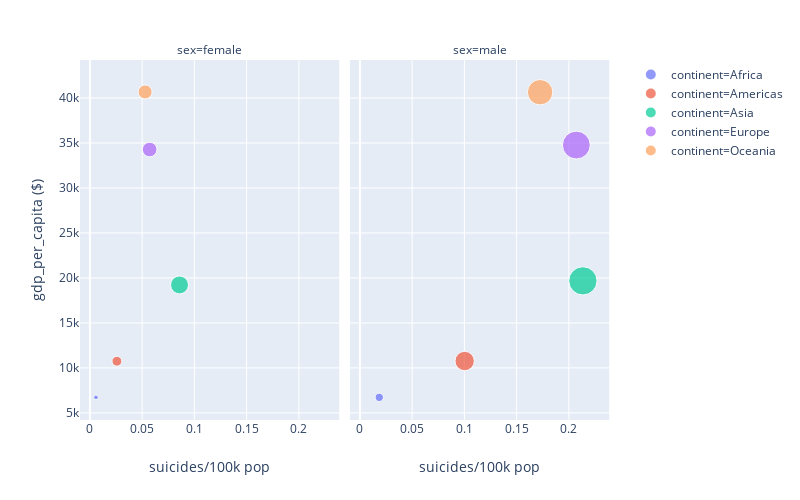

Here is the notebook cell this chart was saved with:
### Code cell
#Segunda Maneira: com facets, facetas diferentes para cada sexo
fig = px.scatter(suicides_gby_Continent_2007,x = 'suicides/100k pop', y = 'gdp_per_capita ($)', 
                 color='continent', width=800, height=500, size ='suicides/100k pop', 
                 facet_col='sex')

fig.show()

### Figure 1 — Plotly figure (JSON) as saved in the notebook; plotly's stock layout.template omitted (floating-point values rounded to 4 significant figures)
{"data": [{"hoverlabel": {"namelength": 0}, "hovertemplate": "continent=Africa<br>sex=female<br>suicides/100k pop=%{marker.size}<br>gdp_per_capita ($)=%{y}", "legendgroup": "continent=Africa", "marker": {"color": "#636efa", "size": [0.005773], "sizemode": "area", "sizeref": 0.0005336, "symbol": "circle"}, "mode": "markers", "name": "continent=Africa", "showlegend": true, "type": "scatter", "x": [0.005773], "xaxis": "x", "y": [6730.0], "yaxis": "y"}, {"hoverlabel": {"namelength": 0}, "hovertemplate": "continent=Africa<br>sex=male<br>suicides/100k pop=%{marker.size}<br>gdp_per_capita ($)=%{y}", "legendgroup": "continent=Africa", "marker": {"color": "#636efa", "size": [0.01852], "sizemode": "area", "sizeref": 0.0005336, "symbol": "circle"}, "mode": "markers", "name": "continent=Africa", "showlegend": false, "type": "scatter", "x": [0.01852], "xaxis": "x2", "y": [6731.0], "yaxis": "y2"}, {"hoverlabel": {"namelength": 0}, "hovertemplate": "continent=Americas<br>sex=female<br>suicides/100k pop=%{marker.size}<br>gdp_per_capita ($)=%{y}", "legendgroup": "continent=Americas", "marker": {"color": "#EF553B", "size": [0.02582], "sizemode": "area", "sizeref": 0.0005336, "symbol": "circle"}, "mode": "markers", "name": "continent=Americas", "showlegend": true, "type": "scatter", "x": [0.02582], "xaxis": "x", "y": [10750.0], "yaxis": "y"}, {"hoverlabel": {"namelength": 0}, "hovertemplate": "continent=Americas<br>sex=male<br>suicides/100k pop=%{marker.size}<br>gdp_per_capita ($)=%{y}", "legendgroup": "continent=Americas", "marker": {"color": "#EF553B", "size": [0.1002], "sizemode": "area", "sizeref": 0.0005336, "symbol": "circle"}, "mode": "markers", "name": "continent=Americas", "showlegend": false, "type": "scatter", "x": [0.1002], "xaxis": "x2", "y": [10770.0], "yaxis": "y2"}, {"hoverlabel": {"namelength": 0}, "hovertemplate": "continent=Asia<br>sex=female<br>suicides/100k pop=%{marker.size}<br>gdp_per_capita ($)=%{y}", "legendgroup": "continent=Asia", "marker": {"color": "#00cc96", "size": [0.08575], "sizemode": "area", "sizeref": 0.0005336, "symbol": "circle"}, "mode": "markers", "name": "continent=Asia", "showlegend": true, "type": "scatter", "x": [0.08575], "xaxis": "x", "y": [19230.0], "yaxis": "y"}, {"hoverlabel": {"namelength": 0}, "hovertemplate": "continent=Asia<br>sex=male<br>suicides/100k pop=%{marker.size}<br>gdp_per_capita ($)=%{y}", "legendgroup": "continent=Asia", "marker": {"color": "#00cc96", "size": [0.2134], "sizemode": "area", "sizeref": 0.0005336, "symbol": "circle"}, "mode": "markers", "name": "continent=Asia", "showlegend": false, "type": "scatter", "x": [0.2134], "xaxis": "x2", "y": [19680.0], "yaxis": "y2"}, {"hoverlabel": {"namelength": 0}, "hovertemplate": "continent=Europe<br>sex=female<br>suicides/100k pop=%{marker.size}<br>gdp_per_capita ($)=%{y}", "legendgroup": "continent=Europe", "marker": {"color": "#ab63fa", "size": [0.05717], "sizemode": "area", "sizeref": 0.0005336, "symbol": "circle"}, "mode": "markers", "name": "continent=Europe", "showlegend": true, "type": "scatter", "x": [0.05717], "xaxis": "x", "y": [34270.0], "yaxis": "y"}, {"hoverlabel": {"namelength": 0}, "hovertemplate": "continent=Europe<br>sex=male<br>suicides/100k pop=%{marker.size}<br>gdp_per_capita ($)=%{y}", "legendgroup": "continent=Europe", "marker": {"color": "#ab63fa", "size": [0.2072], "sizemode": "area", "sizeref": 0.0005336, "symbol": "circle"}, "mode": "markers", "name": "continent=Europe", "showlegend": false, "type": "scatter", "x": [0.2072], "xaxis": "x2", "y": [34770.0], "yaxis": "y2"}, {"hoverlabel": {"namelength": 0}, "hovertemplate": "continent=Oceania<br>sex=female<br>suicides/100k pop=%{marker.size}<br>gdp_per_capita ($)=%{y}", "legendgroup": "continent=Oceania", "marker": {"color": "#FFA15A", "size": [0.05282], "sizemode": "area", "sizeref": 0.0005336, "symbol": "circle"}, "mode": "markers", "name": "continent=Oceania", "showlegend": true, "type": "scatter", "x": [0.05282], "xaxis": "x", "y": [40670.0], "yaxis": "y"}, {"hoverlabel": {"namelength": 0}, "hovertemplate": "continent=Oceania<br>sex=male<br>suicides/100k pop=%{marker.size}<br>gdp_per_capita ($)=%{y}", "legendgroup": "continent=Oceania", "marker": {"color": "#FFA15A", "size": [0.1725], "sizemode": "area", "sizeref": 0.0005336, "symbol": "circle"}, "mode": "markers", "name": "continent=Oceania", "showlegend": false, "type": "scatter", "x": [0.1725], "xaxis": "x2", "y": [40640.0], "yaxis": "y2"}], "layout": {"annotations": [{"font": {}, "showarrow": false, "text": "sex=female", "x": 0.24, "xanchor": "center", "xref": "paper", "y": 1, "yanchor": "bottom", "yref": "paper"}, {"font": {}, "showarrow": false, "text": "sex=male", "x": 0.74, "xanchor": "center", "xref": "paper", "y": 1, "yanchor": "bottom", "yref": "paper"}], "height": 500, "legend": {"itemsizing": "constant", "tracegroupgap": 0}, "margin": {"t": 60}, "width": 800, "xaxis": {"anchor": "y", "domain": [0, 0.48], "title": {"text": "suicides/100k pop"}}, "xaxis2": {"anchor": "y2", "domain": [0.5, 0.98], "matches": "x", "title": {"text": "suicides/100k pop"}}, "yaxis": {"anchor": "x", "domain": [0, 1], "title": {"text": "gdp_per_capita ($)"}}, "yaxis2": {"anchor": "x2", "domain": [0, 1], "matches": "y", "showticklabels": false}}}
